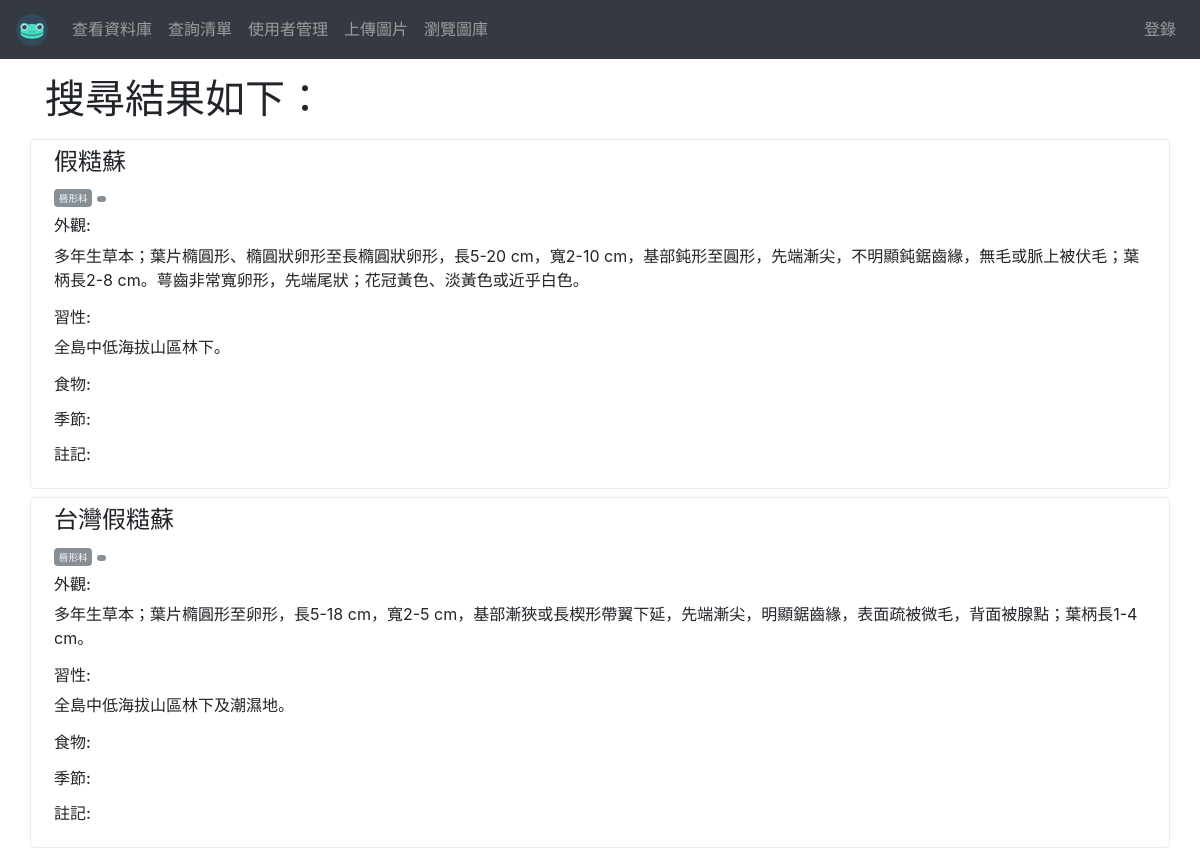
The page /Views/SearchResult.php?keyword=假糙蘇 (signed in) on the database its author committed.
### tables this page shows
CREATE TABLE `library` (
  `id` int(11) NOT NULL,
  `organismname` varchar(100) NOT NULL,
  `label` varchar(30) DEFAULT NULL,
  `family` varchar(30) DEFAULT NULL,
  `genus` varchar(30) DEFAULT NULL,
  `food` varchar(50) DEFAULT NULL,
  `season` varchar(20) DEFAULT NULL,
  `status` text,
  `habitat` text,
  `note` text,
  `createtime` datetime NOT NULL DEFAULT CURRENT_TIMESTAMP
);

### Modules/Function.php (called while the page is built, shortened)
<?php
    function searchEcology($Keyword = "%", $Label = "%", $Family = "%", $Genus = "%") {
        global $conn;
        if($Keyword != "%") {
            $Keyword = "%" . mysqli_real_escape_string($conn, $Keyword) . "%";
        }
        if($Label != "%") {
            $Label = "%" . mysqli_real_escape_string($conn, $Label) . "%";
        }
        if($Family != "%") {
            $Family = "%" . mysqli_real_escape_string($conn, $Family) . "%";
        }
        if($Genus != "%") {
            $Genus = "%" . mysqli_real_escape_string($conn, $Genus) . "%";
        }
        $sql = "SELECT * FROM `library` WHERE `label` LIKE '$Label' AND `family` LIKE '$Family' AND  (`genus` LIKE '$Genus' OR `genus` IS NULL) AND (`organismname` LIKE '$Keyword' OR `food` LIKE '$Keyword' OR `season` LIKE '$Keyword' OR `status` LIKE '$Keyword' OR `habitat` LIKE '$Keyword')";
        return mysqli_query($conn, $sql);
    }
?>

### Views/SearchResult.php (the view, shortened to what this page needs)
<?php
include 'header.php';
require "../Modules/Function.php";
?>
<div class="container mt-3">
<?php
$keyword = $_REQUEST['keyword'];
$label = $_REQUEST['label'];
$family = $_REQUEST['family'];
$genus = $_REQUEST['genus'];
echo "<h1>搜尋結果如下：</h1>";
echo '<div class="row mt-3">';
$results = searchEcology($keyword, $label, $family, $genus);
while ($row = mysqli_fetch_array($results)) {
  echo '<div class="col-12">
          <div class="row border rounded mb-2 p-2">
            <!-- <div class="col-md-3 mb-2 mb-md-0">
                <img width="150px" class="border rounded img-fluid" src="https://sdl-stickershop.line.naver.jp/products/0/0/1//1035020/LINEStorePC/main.png" alt="photo in data">
            </div> -->
            <div class="col-md-12">
              <h4>',$row["organismname"],'</h4>
              <span class="badge badge-secondary"><small>',$row["family"],'</small></span>
              <span class="badge badge-secondary"><small>',$row["genus"],'</small></span>
              <h6 class="mt-2">外觀:</h6>
              <p>',$row["status"],'</p>
              <h6>習性:</h6>
              <p>',$row["habitat"],'</p>
              <h6>食物:</h6>
              <p>',$row["food"],'</p>
              <h6>季節:</h6>
              <p>',$row["season"],'</p>
              <h6>註記:</h6>
              <p>',$row["note"],'</p>
            </div>
          </div>
        </div>';
}
echo "</div>"
?>
</div>
<?php
include 'footer.php';
?>

### rows shown on the page
library: organismname "假糙蘇", family "唇形科", status "多年生草本；葉片橢圓形、橢圓狀卵形至長橢圓狀卵形，長5-20 cm，寬2-10 cm，基部鈍形至圓形，先端漸尖，不明顯鈍鋸齒緣，無毛或脈上被伏毛；葉柄長2-8 cm。萼齒非常寬卵形，先端尾狀；花冠黃色、淡黃色或近乎白色。", habitat "全島中低海拔山區林下。"
library: organismname "台灣假糙蘇", family "唇形科", status "多年生草本；葉片橢圓形至卵形，長5-18 cm，寬2-5 cm，基部漸狹或長楔形帶翼下延，先端漸尖，明顯鋸齒緣，表面疏被微毛，背面被腺點；葉柄長1-4 cm。", habitat "全島中低海拔山區林下及潮濕地。"
